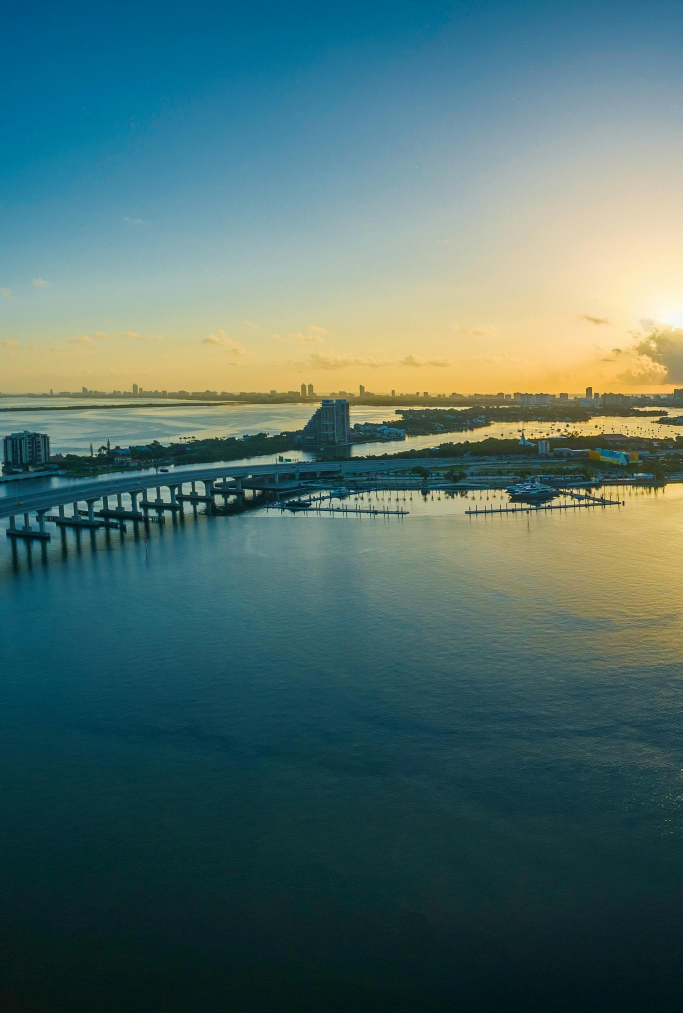
#> input picture img/1/00.jpg, 2048 x 3037 px (shown at 1/3 size); its folder holds 4 pictures in this run
$ python main.py
#> lines starting #> are read from the running program, lines starting #| are printed output that depends on the picture; after the words box and inside, x2 and y2 are one past the last pixel; in counts of white or black regions, pixels touching at a corner belong together
import cv2
import numpy as np

import os


def read_images(dirname):
#> called with dirname = 'img/1'
    images = []

    for filename in sorted(os.listdir(dirname)):
        image = cv2.imread(os.path.join(dirname, filename), cv2.IMREAD_COLOR)
#> image is the input picture: shape (3037, 2048, 3); mean B, G, R 107.3, 110.1, 79.4
        images.append(image)

    return images


def compute_matches(dst_img, src_img, nfeatures=1000, topfeatures=300):
    orb = cv2.ORB_create(nfeatures=nfeatures)

    kp1, des1 = orb.detectAndCompute(dst_img, None)
    kp2, des2 = orb.detectAndCompute(src_img, None)

    # bf = cv2.BFMatcher(cv2.NORM_HAMMING, crossCheck=True)
    bf = cv2.BFMatcher()

    matches = bf.match(des1, des2)

    # matches = sorted(
    #     matches,
    #     key=lambda m: (kp1[m.queryIdx].pt[1]-kp2[m.trainIdx].pt[1])**2
    # )
    matches = sorted(matches, key=lambda match: match.distance)
    matches = matches[:topfeatures]

    return kp1, des1, kp2, des2, matches


def show_matches(dst_img, kp1, src_img, kp2, matches):
    matched_img = cv2.drawMatches(
        dst_img, kp1,
        src_img, kp2,
        matches, None, flags=cv2.DrawMatchesFlags_NOT_DRAW_SINGLE_POINTS)

    cv2.namedWindow("Matches", cv2.WINDOW_NORMAL)
    cv2.imshow("Matches", matched_img)
    cv2.waitKey(0)
    cv2.destroyAllWindows()


def compute_homography(dst_img, src_img):
    kp1, des1, kp2, des2, matches = compute_matches(dst_img, src_img)

    points1 = np.zeros((len(matches), 2), dtype=np.float32)
    points2 = np.zeros((len(matches), 2), dtype=np.float32)

    for i, match in enumerate(matches):
        points1[i, :] = kp1[match.queryIdx].pt
        points2[i, :] = kp2[match.trainIdx].pt

    params = dict(
        # ransacReprojThreshold=100.0,
        maxIters=10000,
        confidence=0.995,
    )
    h, mask = cv2.findHomography(points2, points1, cv2.RANSAC, **params)
    return h


def compute_homographies(images):
    hs = {}
    imid = len(images) // 2
    hs[imid] = np.eye(3)

    for i in range(imid + 1, len(images)):
        hii = compute_homography(images[i - 1], images[i])
        him = np.dot(hs[i - 1], hii)
        hs[i] = him

    for i in range(imid - 1, -1, -1):
        hii = compute_homography(images[i + 1], images[i])
        him = np.dot(hs[i + 1], hii)
        hs[i] = him
#> this loop made 2 passes

    return hs


def img_corners(img, H=None):
    h, w = img.shape[:2]
#> h = 3037; w = 2048
    corners = np.float32([[0, 0], [0, h], [w, h], [w, 0]])

    if h is not None:
        corners = cv2.perspectiveTransform(
            corners.reshape(-1, 1, 2), H
        ).reshape(-1, 2)

    return corners


def compute_corners(images, hs):
    all_corners = [
        img_corners(img, hs[i])
        for i, img in enumerate(images)
    ]
    return all_corners


def compute_res_images(images, hs, all_corners):
    all_corners = np.vstack(all_corners)

    x_min, y_min = all_corners.min(axis=0).astype(np.int32)
    x_max, y_max = all_corners.max(axis=0).astype(np.int32)

    shift_dst = [-x_min, -y_min]
    shift = np.array([[1, 0, shift_dst[0]],
                      [0, 1, shift_dst[1]],
                      [0, 0, 1]], dtype=np.float32)

    for i in hs.keys():
        hs[i] = shift @ hs[i]

    res_images = [
        cv2.warpPerspective(img, hs[i], (x_max - x_min, y_max - y_min))
        for i, img in enumerate(images)
    ]
    return res_images


def add_image(where, what, mode='vacant', inplace=True):
    assert where.shape == what.shape, "The images must have the same shape"

    if mode == 'vacant':
        mask = np.all(where == 0, axis=-1)
    elif mode == 'content':
        mask = np.all(what != 0, axis=-1)

    if not inplace:
        where = where.copy()
    where[mask] = what[mask]

    return where


def combine_images(images):
    i, j = 0, len(images) - 1
    result = np.zeros_like(images[0])

    while True:
        if i > j:
            break
        add_image(result, images[i])
        i += 1

        if i > j:
            break
        add_image(result, images[j])
        j -= 1
#> this loop made 3 passes
#> pass 1, in add_image (call 2), `mask = np.all(where == 0, axis=-1)`:
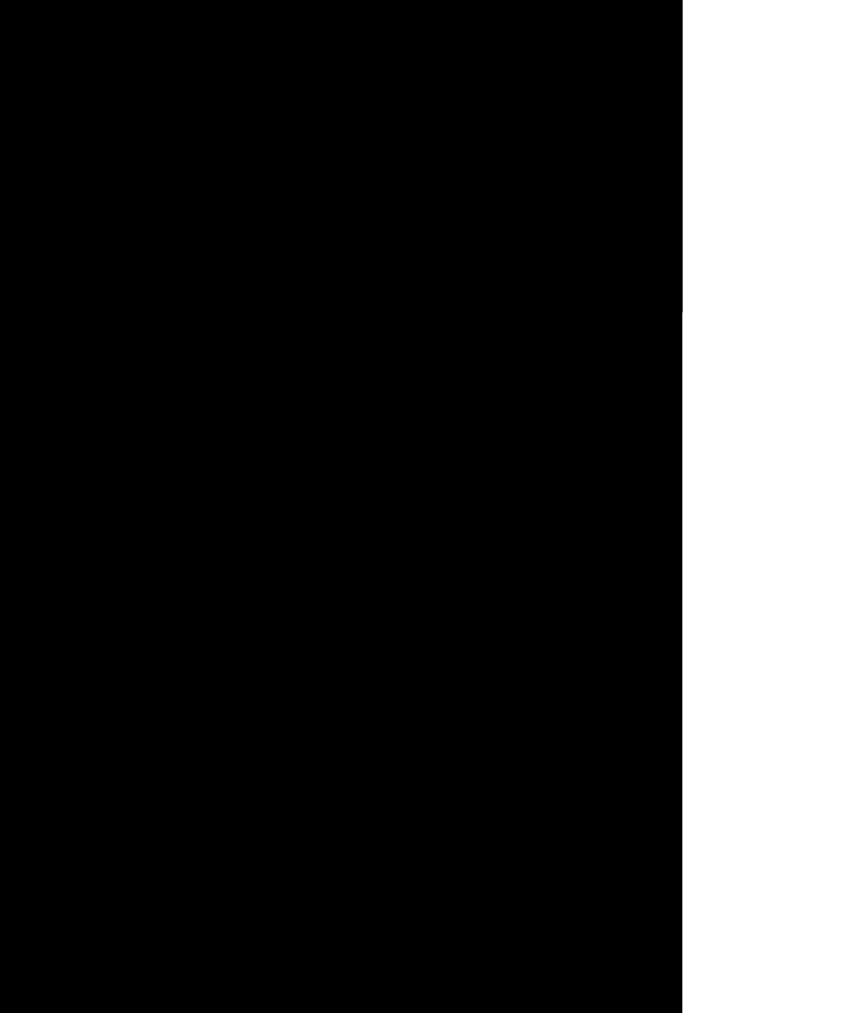
#> mask: shape (3037, 2557) bool (shown at 1/3 size); 19.9% white; 1 white region, box (x1, y1, x2, y2) and area: (2047, 0, 2557, 3037) 1547933
#> after the loop:
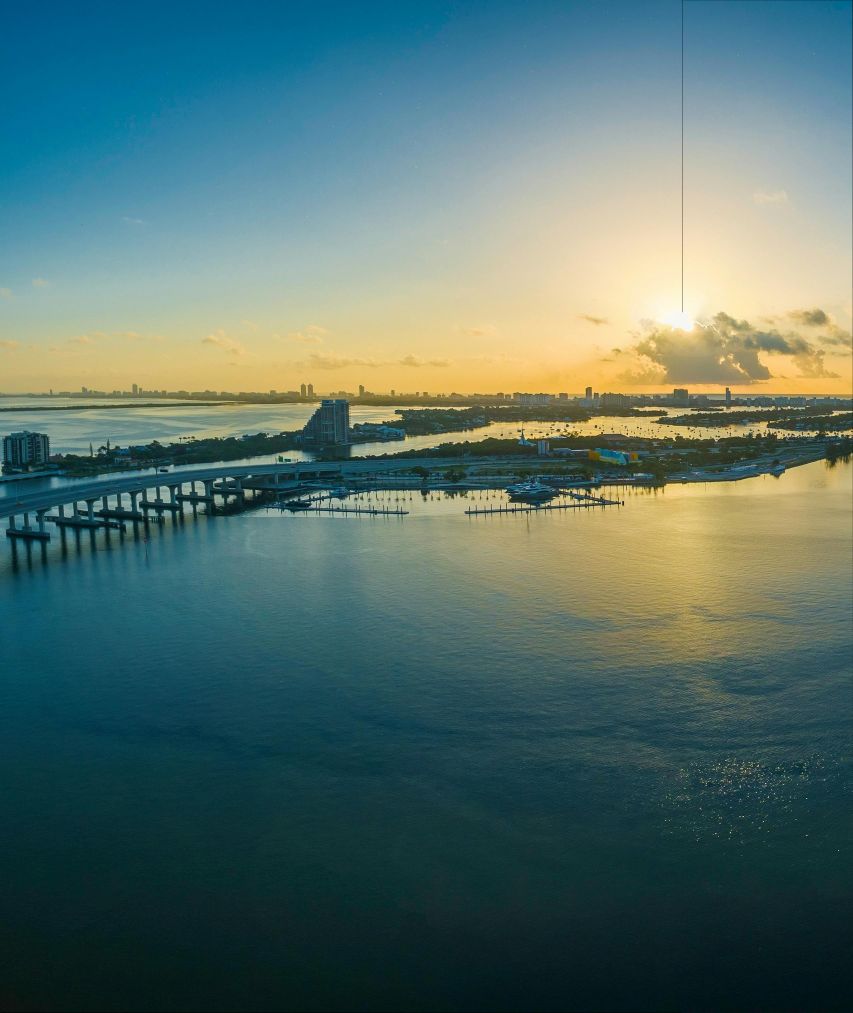
#> result: shape (3037, 2557, 3) (shown at 1/3 size); mean of channels 0, 1, 2 107.2, 112.2, 85.5; drawn as B, G, R

    return result


def show_image(result, max_w=1600, max_h=900):
#> called with max_w = 1600, max_h = 900
    window_name = 'result'

    window_shape = np.array(result.shape[:2][::-1])
#> window_shape = [2557, 3037]
    if window_shape[0] > max_w:
        window_shape = window_shape * max_w / window_shape[0]
#> window_shape = [1600, 1900.4]
    if window_shape[1] > max_h:
        window_shape = window_shape * max_h / window_shape[1]
#> window_shape = [757.8, 900]
    window_shape = window_shape.astype(np.int32)
#> window_shape = [757, 900]

    cv2.namedWindow(window_name, cv2.WINDOW_NORMAL)
    cv2.resizeWindow(window_name, *window_shape)
    cv2.imshow(window_name, result)

    cv2.waitKey(0)
    cv2.destroyAllWindows()


def main():
    images = read_images(os.path.join('img', '1'))
    hs = compute_homographies(images)
    all_corners = compute_corners(images, hs)
    res_images = compute_res_images(images, hs, all_corners)
    result = combine_images(res_images)

    # for i, res_image in enumerate(res_images):
    #     cv2.imwrite(os.path.join('img', f'result{i :02d}.jpg'), res_image)

    cv2.imwrite(os.path.join('img', 'result.jpg'), result)

    show_image(result)


if __name__ == "__main__":
    main()
